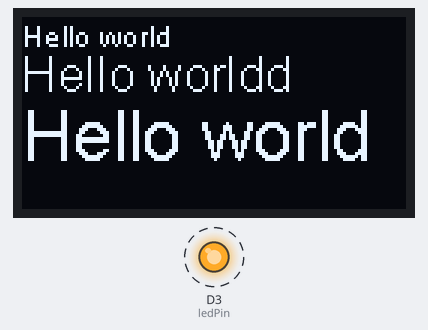
The sketch below on a simulated ESP8266 (NodeMCU). Parts: 128×64 one-colour display, output pins drawn as LEDs (lit = HIGH). Dashed ring = blinking.

Above: at 0.1 s.
Timing chart, 0 to 130.0 s (numbered marks = the images above):
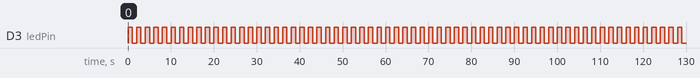

Measured:
- by itself, D3 (ledPin): alternates HIGH for 1.0 s and LOW for 1.0 s

The sketch:

oledscreen2.ino
```cpp
/* Hello World OLED Test */
#include "SSD1306.h" // alias for `#include "SSD1306Wire.h"`
const char OLED_SCL = D1; // SCL Pin on nodemcu
const char OLED_SDA = D2; // SDA Pin on nodemcu
SSD1306  display(0x3c, OLED_SCL, OLED_SDA); // Initialise the OLED display using Wire library

int ledPin = D3; // Set led pin

void setup()
{
  Serial.begin(115200);
  display.init(); // Initialising the UI will init the display too.
  display.flipScreenVertically();

  display.clear();
  drawHelloWorld();
  display.display();

  pinMode(ledPin, OUTPUT);

}

void loop()
{
  digitalWrite(ledPin, HIGH);
  delay(1000);
  digitalWrite(ledPin, LOW);
  delay(1000);
}

void drawHelloWorld()
{
  display.setTextAlignment(TEXT_ALIGN_LEFT);
  display.setFont(ArialMT_Plain_10);
  display.drawString(0, 0, "Hello world");
  display.setFont(ArialMT_Plain_16);
  display.drawString(0, 10, "Hello worldd");
  display.setFont(ArialMT_Plain_24);
  display.drawString(0, 26, "Hello world");
}
```
